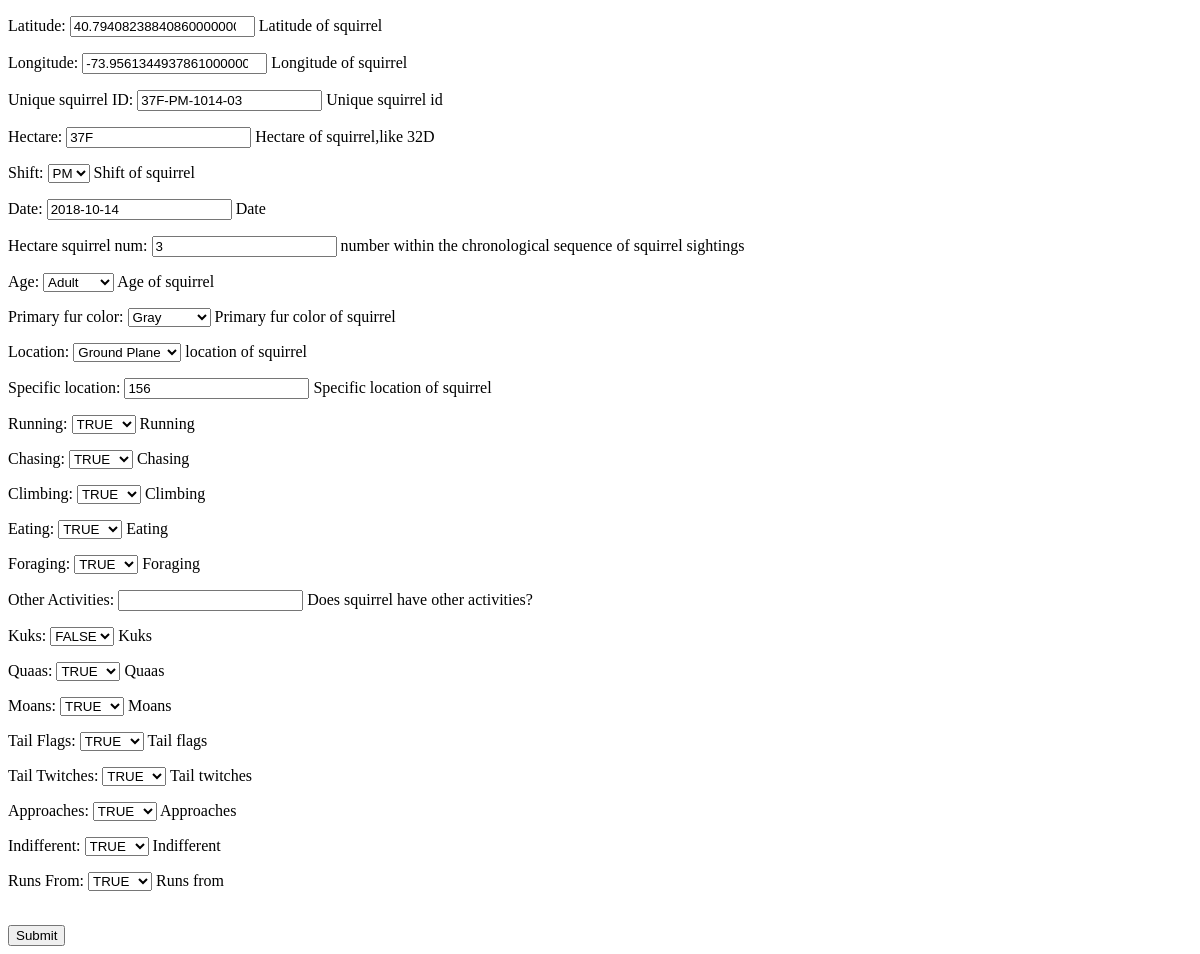
/sightings/1/, run on an earlier commit of the app's database.
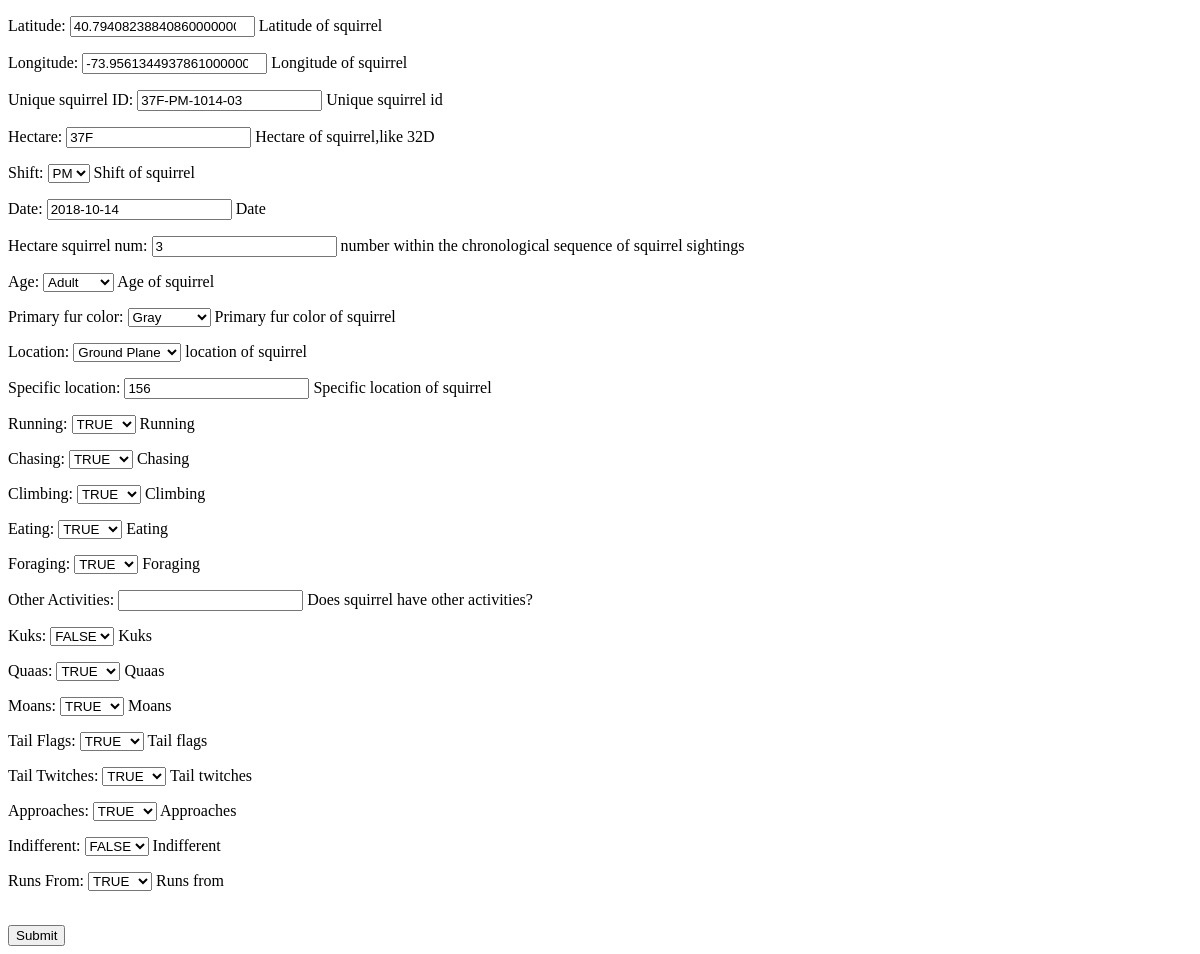
And on a later commit of the database.
### sightings/models.py (models this page shows, shortened)
class Squirrel(models.Model):
    Latitude= models.DecimalField(
            help_text=_("Latitude of squirrel"),
            max_digits=30,
            decimal_places=20,
            )
    Longitude = models.DecimalField(
            help_text=_("Longitude of squirrel"),
            max_digits=30,
            decimal_places=20,
            )
    Unique_squirrel_ID = models.CharField(
            help_text=_("Unique squirrel id"),
            max_length=50,
            )
    Hectare = models.CharField(
            help_text=_("Hectare of squirrel,like 32D"),
            max_length=10,
            )
    AM = 'AM'
    PM = 'PM'
    SHIFT_CHOICES = (
            (AM,'AM'),
            (PM,'PM'),
            )
    Shift = models.CharField(
            help_text=_("Shift of squirrel"),
            choices=SHIFT_CHOICES,
            max_length=15,
            default=AM,
            )
    Date = models.DateField(
             help_text=_('Date'),
             null=True,
             )
    Hectare_squirrel_num = models.SmallIntegerField(
            help_text=_("number within the chronological sequence of squirrel sightings"),
            )
    Adult = 'Adult'
    Juvenile = 'Juvenile'
    AGE_CHOICES = (
            (Adult,'Adult'),
            (Juvenile,'Juvenile'),
            )
    Age = models.CharField(
            help_text=_("Age of squirrel"),
            choices=AGE_CHOICES,
            max_length=15,
            default=np.nan,
            )
    Gray = 'Gray'
    Black = 'Black'
    Cinnamon = 'Cinnamon'
    PRIMARYFURCOLOR_CHOICES = (
            (Gray,'Gray'),
            (Black,'Black'),
            (Cinnamon,'Cinnamon'),
            )
    Primary_fur_color = models.CharField(
            help_text=_("Primary fur color of squirrel"),
            choices=PRIMARYFURCOLOR_CHOICES,
            max_length=20,
            default=np.nan,
            )
    GroundPlane = 'Ground Plane'
    AboveGround = 'Above Ground'
    LOCATION_CHOICES = (
            (GroundPlane,'Ground Plane'),
            (AboveGround,'Above Ground'),
            )
    Location = models.CharField(
            help_text=_("location of squirrel"),
            choices=LOCATION_CHOICES,
            max_length=20,
            default=np.nan,
            )
    Specific_location = models.CharField(
            help_text=_("Specific location of squirrel"),
            max_length=100,
            default=np.nan
            )
    TRUE='TRUE'
    FALSE='FALSE'
    Running = models.CharField(help_text=_('Running'),
            choices=((TRUE,'TRUE'),(FALSE,'FALSE')),default=FALSE,max_length=5,null=True)
    Chasing = models.CharField(help_text=_('Chasing'),
            choices=((TRUE,'TRUE'),(FALSE,'FALSE')),default=FALSE,max_length=5,null=True)
    Climbing = models.CharField(help_text=_('Climbing'),
            choices=((TRUE,'TRUE'),(FALSE,'FALSE')),default=FALSE,max_length=5,null=True)
    Eating = models.CharField(help_text=_('Eating'),
            choices=((TRUE,'TRUE'),(FALSE,'FALSE')),default=FALSE,max_length=5,null=True)
    Foraging = models.CharField(help_text=_('Foraging'),
            choices=((TRUE,'TRUE'),(FALSE,'FALSE')),default=FALSE,max_length=5,null=True)
    Other_Activities = models.CharField(
            help_text=_("Does squirrel have other activities?"),
            max_length=100,
            null=True,
            blank=True,
            )
    Kuks = models.CharField(help_text=_('Kuks'),
            choices=((TRUE,'TRUE'),(FALSE,'FALSE')),default=FALSE,max_length=5,null=True)
    Quaas = models.CharField(help_text=_('Quaas'),
            choices=((TRUE,'TRUE'),(FALSE,'FALSE')),default=FALSE,max_length=5,null=True)
    Moans = models.CharField(help_text=_('Moans'),
            choices=((TRUE,'TRUE'),(FALSE,'FALSE')),default=FALSE,max_length=5,null=True)
    Tail_Flags = models.CharField(help_text=_('Tail flags'),
            choices=((TRUE,'TRUE'),(FALSE,'FALSE')),default=FALSE,max_length=5,null=True)
    Tail_Twitches = models.CharField(help_text=_('Tail twitches'),
            choices=((TRUE,'TRUE'),(FALSE,'FALSE')),default=FALSE,max_length=5,null=True)
    Approaches = models.CharField(help_text=_('Approaches'),
            choices=((TRUE,'TRUE'),(FALSE,'FALSE')),default=FALSE,max_length=5,null=True)
    Indifferent = models.CharField(help_text=_('Indifferent'),
            choices=((TRUE,'TRUE'),(FALSE,'FALSE')),default=FALSE,max_length=5,null=True)
    Runs_From = models.CharField(help_text=_('Runs from'),
            choices=((TRUE,'TRUE'),(FALSE,'FALSE')),default=FALSE,max_length=5,null=True)

### sightings/views.py (the view)
# urls.py: path('<int:Unique_squirrel_ID>/', views.edit_squirrel),
def edit_squirrel(request,Unique_squirrel_ID):
    pet=Squirrel.objects.get(id=Unique_squirrel_ID)
    if request.method == 'POST':
        form = SquirrelForm(request.POST,instance=pet)
        if form.is_valid():
            form.save()
            return redirect(f'/sightings/')
    else:
        form = SquirrelForm(instance=pet)
        context ={
                'form':form,
            }
    return render (request,'sightings/edit.html',context)

### sightings/forms.py
class SquirrelForm(ModelForm):
    class Meta:
        model = Squirrel
        fields = '__all__'

### sightings/templates/sightings/edit.html (shortened to what this page needs)
<!doctype html>
<html>
    <head>
    </head>
        <body>
                <form method="post">
                {{form.as_p}}
                <br>
                <input type="submit" name="save">
                </form>
        </body>
</html>

What changed in the data, as far as the page shows it:
changed Squirrel "37F-PM-1014-03": Indifferent "TRUE" → "FALSE"
